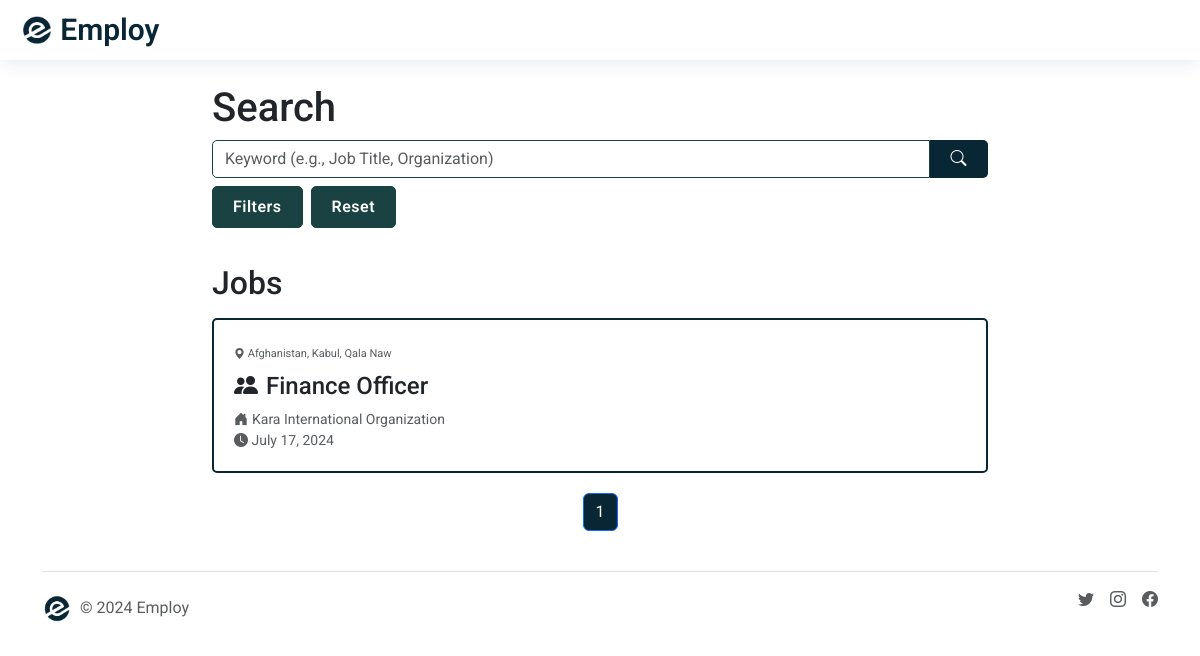
The page / on the database its author committed.
### jobs/models.py (models this page shows, shortened)
class Job(models.Model):
    job_id = models.AutoField(primary_key=True)
    title = models.CharField(_("Title"), max_length=255)
    employment_type = models.CharField(_("Employment Type"), max_length=50, choices=EmploymentType, default='Full Time', null=True, blank=True)  # Default value set to 'male'
    salary = models.CharField(_("Salary"), max_length=255, null=True, blank=True)
    vacancy_number = models.CharField(_("Vacancy Number"), max_length=255, null=True, blank=True)
    no_of_jobs = models.IntegerField(_("Counts"), null=True, blank=True)
    organization = models.CharField(_("Organization"), max_length=255, null=True, blank=True)
    category = models.ManyToManyField('JobCategory')
    contract_duration = models.CharField(_("Contract Duration"), max_length=255, null=True, blank=True)
    nationality = models.CharField(_("Nationality"), max_length=255, null=True, blank=True)
    gender = models.CharField(_("Gender"), max_length=50, choices=GENDER_CHOICES, default='male', null=True, blank=True)  # Default value set to 'male'
    close_date = models.DateField(_("Close date"), null=True, blank=True)
    submission_email = models.EmailField(_("Submission Email"), null=True, blank=True)
    language = models.CharField(_("Language"), max_length=20, default='English', null=True, blank=True)  # Default value set to 'English'
    location = models.CharField(_("location"), max_length=100, null=True, blank=True)
    years_of_experience = models.CharField(_("Years Of Experience"), max_length=200, default='1 year', null=True, blank=True)  # Default value set to '1 year'
    education = models.CharField(_("Education"), max_length=255, default='Bachelor', null=True, blank=True)  # Default value set to 'Bachelor'
    description = models.TextField(_("Description"), null=True, blank=True)
    about_organization = models.TextField(_("About the Organization"), null=True, blank=True)
    job_requirements = models.TextField(_("Job Requirements"), null=True, blank=True)
    submission_guideline = models.TextField(_("Submission Guideline"), null=True, blank=True)
    created_date = models.DateTimeField(_("Created Date"), default=timezone.now, null=True, blank=True)
    announce_date = models.DateTimeField(_("Announce Date"), default=timezone.now, null=True, blank=True)
    credit = models.CharField(max_length=32, null=True, blank=True)
    is_main = models.BooleanField(default=True)
    translation_of = models.ForeignKey(
        'self',
        null=True,
        blank=True,
        related_name='translations',
        on_delete=models.SET_NULL
    )
    translation_language = models.CharField(max_length=10, null=True, blank=True, default="en")

### jobs/views.py (the view)
# urls.py: path("", mainpage, name="main_page"),
def mainpage(request):
    job_listings = Job.objects.all().order_by('-created_date')
    categories = JobCategory.objects.all()
    if request.method == 'GET':
        form = JobSearchForm(request.GET)
        if form.is_valid():
            keyword = form.cleaned_data.get('keyword')
            category = form.cleaned_data.get('category')
            country = form.cleaned_data.get('country')
            province = form.cleaned_data.get('province')
            city = form.cleaned_data.get('city')
            employment_type = form.cleaned_data.get('employment_type')
            gender = form.cleaned_data.get('gender')
            if keyword:
                job_listings = job_listings.filter(
                    Q(title__icontains=keyword) |
                    Q(description__icontains=keyword))
            if category:
                job_listings = job_listings.filter(category__name__icontains=category)
            if employment_type:
                job_listings = job_listings.filter(employment_type__icontains=employment_type)
            if gender:
                job_listings = job_listings.filter(gender=gender)
            if country:
                job_listings = job_listings.filter(country__icontains=country)
            if province:
                job_listings = job_listings.filter(city__icontains=province)
            if city:
                job_listings = job_listings.filter(city__icontains=city)
    else:
        form = JobSearchForm()
    paginator = Paginator(job_listings, 21)
    page_number = request.GET.get('page')
    page_obj = paginator.get_page(page_number)
    context = {
        'jobs': page_obj,
        'categories': categories,
        'form': form,
    }
    return render(request, 'jobs/main_page.html', context)

### jobs/models.py (called while the page is built)
    def __str__(self):
        return self.name

### jobs/templates/jobs/main_page.html (shortened to what this page needs)
{% extends 'jobs/jobs_base.html' %}
{% load i18n %}{% load static %}
{% block head %}
<link rel="stylesheet" href="{% static 'jobs/css/main_page.css' %}" />
{% endblock head %}
{% block content %}
<div class="main-container container col-md-8">
  <div class="row py-4">
    {% include 'jobs/search_component.html' %}
  </div>
  <div class="row">
      <h2 class="section-title">{% trans "Jobs" %}</h2>
      <div>
      {% for job in jobs %}
        {% include 'jobs/post_card.html' %}
      {% endfor %}
    </div>
  </div>
  <div class="row">
    {% include 'jobs/pagination_component.html' %}
  </div>
{% endblock content %}

### jobs/templates/jobs/post_card.html (shortened to what this page needs)
{% load i18n %}{% load static %}
<link rel="stylesheet" href="{% static 'jobs/css/post_card.css' %}" />
<a href="{% url 'jobs:job_detail' id=job.job_id  %}">
  <div class="card rounded  mt-2">
    <div class="main-details">
      <div class="d-inline location-text">
        <span class="text-muted"><i class="bi bi-geo-alt-fill"></i></span>
        <span class="text-muted">{{ job.location }}</span>
      </div>
      <h5 class=" mt-2 title-text"><i class="bi bi-people-fill me-2"></i>{{ job.title }}</h5>
      <div class="organization-text">
        <span class="text-muted me-2 d-block"><i class="bi bi-house-door-fill me-1"></i>{{ job.organization}}</span>
        <span class="text-muted d-block"><i class="bi bi-clock-fill"></i> {{ job.close_date}}</span>
      </div>
    </div>
  </div>
</div>

### static/css/employ_base.css (style rules this page uses)
* { font-family: 'Roboto', sans-serif !important; }
a { text-decoration:none !important; }

### static/css/variables.css (style rules this page uses)
:root { --primary-color: #092635; --secondary-color: #1B4242; --accent-color: #5C8374; }

### jobs/static/jobs/css/search_component.css (style rules this page uses)
.input-search { border-radius: 5px 0 0 5px; }
#jobSearchForm .form-control { border-color: var(--secondary-color); }

### jobs/static/jobs/css/post_card.css (style rules this page uses)
.card { border: 2px solid var(--primary-color); border-radius: 0.25rem; transition: box-shadow 0.3s ease-in-out; background-color: #fff; padding: 20px; margin: 20px 0; width: 100%; display: flex; flex-direction: row; }
.title-text { font-size: 24px; }
.location-text { font-size: 11px; max-width: 80%; }
.organization-text { font-size: 14px; }
.rounded { border-radius: 5px !important; }

### rows shown on the page
Job: location "Afghanistan, Kabul, Qala Naw", title "Finance Officer", organization "Kara International Organization", close_date "July 17, 2024"

### other values the page prints
{{ num }} "1"
